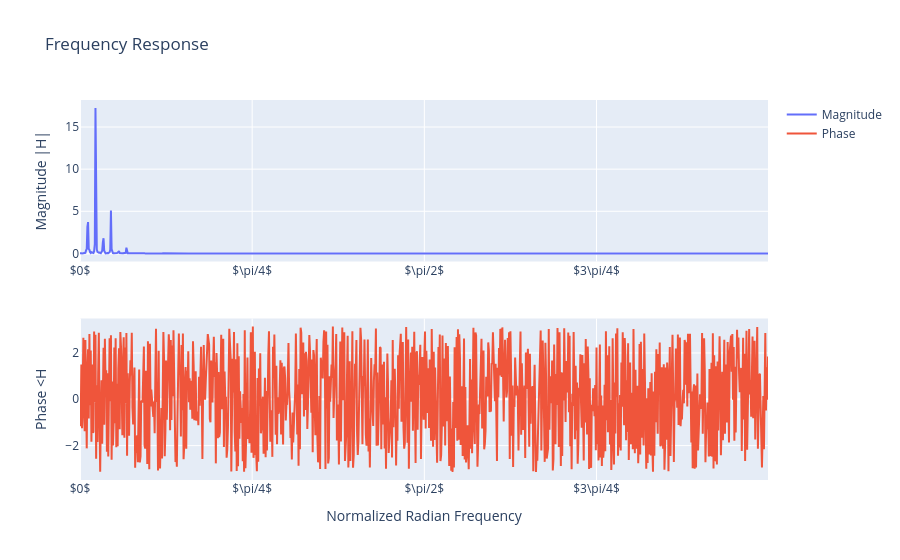

Here is the notebook cell this chart was saved with:
### Markdown cell above
2.1 Use the `freqz` and `plot_frequency_response` functions to plot the frequency response of the averaging filter of your envelope function.

### Code cell
# Write your code here
w, H = freqz(synth_env, 1, 1024)
plot_frequency_response(w, H)

### Figure 1 — Plotly figure (JSON) as saved in the notebook; plotly's stock layout.template omitted (floating-point values rounded to 4 significant figures; data arrays with more than 128 entries replaced by an {"elided": "..."} marker saying what was removed)
{"data": [{"name": "Magnitude", "type": "scatter", "x": {"elided": "1024 float values"}, "xaxis": "x", "y": {"elided": "1024 float values"}, "yaxis": "y"}, {"name": "Phase", "type": "scatter", "x": {"elided": "1024 float values"}, "xaxis": "x2", "y": {"elided": "1024 float values"}, "yaxis": "y2"}], "layout": {"title": {"text": "Frequency Response"}, "xaxis": {"anchor": "y", "domain": [0, 1], "tickmode": "array", "ticktext": ["$-\\pi$", "$-3\\pi/4$", "$-\\pi/2$", "$-\\pi/4$", "$0$", "$\\pi/4$", "$\\pi/2$", "$3\\pi/4$", "$\\pi$"], "tickvals": [-3.142, -2.356, -1.571, -0.7854, 0, 0.7854, 1.571, 2.356, 3.142]}, "xaxis2": {"anchor": "y2", "domain": [0, 1], "tickmode": "array", "ticktext": ["$-\\pi$", "$-3\\pi/4$", "$-\\pi/2$", "$-\\pi/4$", "$0$", "$\\pi/4$", "$\\pi/2$", "$3\\pi/4$", "$\\pi$"], "tickvals": [-3.142, -2.356, -1.571, -0.7854, 0, 0.7854, 1.571, 2.356, 3.142], "title": {"text": "Normalized Radian Frequency"}}, "yaxis": {"anchor": "x", "domain": [0.575, 1], "title": {"text": "Magnitude |H|"}}, "yaxis2": {"anchor": "x2", "domain": [0, 0.425], "title": {"text": "Phase <H"}}}}
